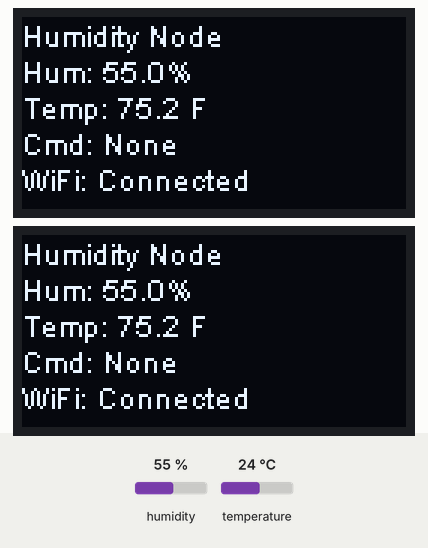
This sketch was run on a simulated ESP8266 (NodeMCU). Parts: 2 × 128×64 one-colour display. The test bench sets the inputs (shaded band); at power-on: humidity 55 %, temperature 24 °C. WiFi joins after 1.5 s; servers stay silent unless stated; uploads are accepted with an empty reply; what the sketch prints to the serial monitor is not drawn.

Above: at 3.9 s.
4.0 s: humidity set to 51 %
At 8.7 s:
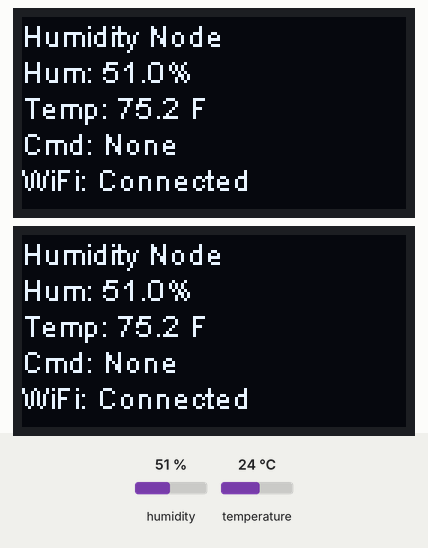
9.6 s: humidity set to 48 %
At 14.0 s:
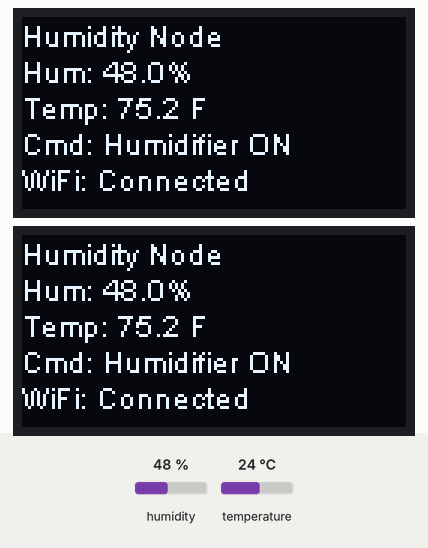
15.2 s: temperature set to 12 °C
At 19.2 s:
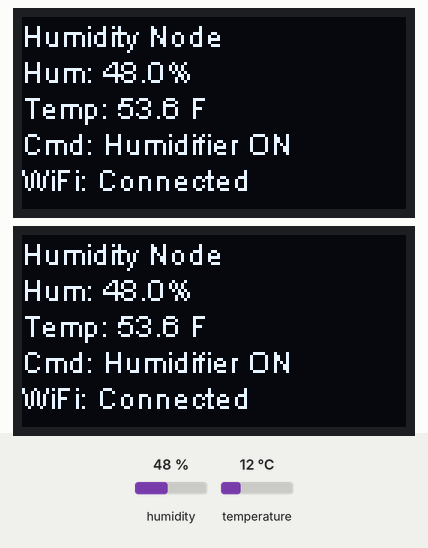
20.8 s: humidity set to 68 %
At 24.5 s:
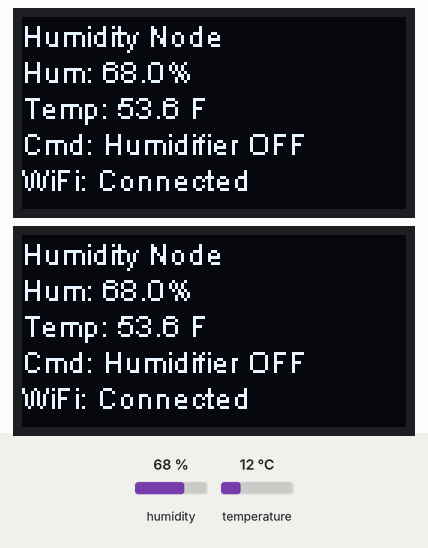
26.4 s: temperature set to 19 °C
At 29.8 s:
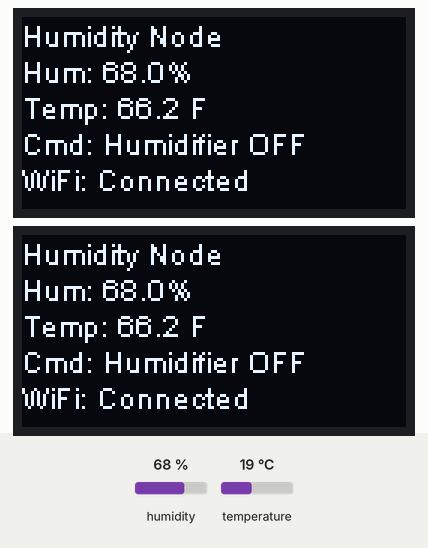
Timing chart, 0 to 31.3 s (numbered marks = the images above; inputs shaded):
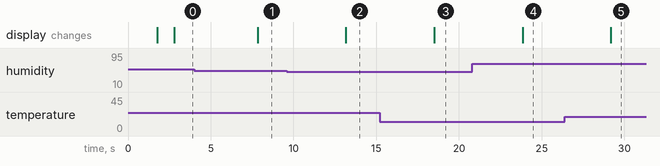

The sketch:

DHT2oleds.ino
```cpp
// ESP8266 Humidity Node — Dual OLED (SSD1306 @0x3C, SH1106 @0x3D)
// DHT22 on D1, OLED SDA=D6, SCL=D5
// Sends HTTP GET to ESP32: /relay?state=on  or /relay?state=off

#include <ESP8266WiFi.h>
#include <Wire.h>
#include <SSD1306Wire.h>
#include <SH1106Wire.h>
#include "DHT.h"

#define DHTPIN D1
#define DHTTYPE DHT22

// I2C pins for ESP8266
#define OLED_SDA D6
#define OLED_SCL D5

// Display objects (ThingPulse library)
SSD1306Wire displaySSD(0x3C, OLED_SDA, OLED_SCL); // 0.96" SSD1306
SH1106Wire  displaySH (0x3D, OLED_SDA, OLED_SCL); // 1.3" SH1106

// WiFi / Server config
const char* ssid = "Your_SSID";
const char* password = "Your_pw";
const char* ESP32_IP = "192.168.1.xxx"; // <-- set the ESP32 IP here
const uint16_t ESP32_PORT = 80;

DHT dht(DHTPIN, DHTTYPE);

String wifiStatus = "WiFi: ?";
String lastCommand = "None";

void drawBoth(String l1, String l2, String l3, String l4, String l5) {
  // SSD1306
  displaySSD.clear();
  displaySSD.setFont(ArialMT_Plain_10);
  displaySSD.drawString(0, 0, l1);
  displaySSD.drawString(0, 12, l2);
  displaySSD.drawString(0, 24, l3);
  displaySSD.drawString(0, 36, l4);
  displaySSD.drawString(0, 48, l5);
  displaySSD.display();

  // SH1106
  displaySH.clear();
  displaySH.setFont(ArialMT_Plain_10);
  displaySH.drawString(0, 0, l1);
  displaySH.drawString(0, 12, l2);
  displaySH.drawString(0, 24, l3);
  displaySH.drawString(0, 36, l4);
  displaySH.drawString(0, 48, l5);
  displaySH.display();
}

void ensureWiFi() {
  if (WiFi.status() == WL_CONNECTED) {
    wifiStatus = "WiFi: Connected";
    return;
  }
  wifiStatus = "WiFi: Reconnecting...";
  WiFi.disconnect();
  WiFi.begin(ssid, password);
  unsigned long start = millis();
  while (WiFi.status() != WL_CONNECTED && millis() - start < 10000) {
    delay(500);
  }
  wifiStatus = (WiFi.status() == WL_CONNECTED) ? "WiFi: Connected" : "WiFi: Failed";
}

void sendCommand(const char* endpoint) {
  WiFiClient client;
  if (!client.connect(ESP32_IP, ESP32_PORT)) {
    Serial.println("SendCommand: connection failed");
    return;
  }
  String req = String("GET ") + endpoint + " HTTP/1.1\r\n" +
               "Host: " + ESP32_IP + "\r\n" +
               "Connection: close\r\n\r\n";
  client.print(req);
  // drain any response (brief)
  unsigned long t = millis();
  while (client.connected() && millis() - t < 200) {
    while (client.available()) client.read();
  }
  client.stop();
  Serial.println("Sent: " + String(endpoint));
}

void setup() {
  Serial.begin(115200);
  dht.begin();

  // Init displays
  displaySSD.init();
  displaySH.init();
  displaySSD.flipScreenVertically();
  displaySH.flipScreenVertically();

  // Start WiFi
  WiFi.begin(ssid, password);
  wifiStatus = "WiFi: Connecting";
  while (WiFi.status() != WL_CONNECTED) {
    drawBoth("Humidity Node", "Connecting WiFi...", "", "", "");
    delay(400);
  }
  wifiStatus = "WiFi: Connected";
  drawBoth("Humidity Node", "WiFi Connected", "IP: " + WiFi.localIP().toString(), "", "");
  delay(1000);
}

void loop() {
  ensureWiFi();

  float hum = dht.readHumidity();
  float tempF = dht.readTemperature(true); // Fahrenheit

  if (isnan(hum) || isnan(tempF)) {
    Serial.println("DHT read failed");
    drawBoth("Humidity Node", "Sensor read failed", "", "", wifiStatus);
    delay(2000);
    return;
  }

  Serial.printf("Hum: %.1f%%  Temp: %.1fF\n", hum, tempF);

  // Hysteresis control using thresholds
  if (hum < 50.0) {
    // turn humidifier ON
    sendCommand("/relay?state=on");
    lastCommand = "Humidifier ON";
  } else if (hum > 59.0) {
    // turn humidifier OFF
    sendCommand("/relay?state=off");
    lastCommand = "Humidifier OFF";
  }

  // Update displays
  drawBoth("Humidity Node",
           "Hum: " + String(hum, 1) + "%",
           "Temp: " + String(tempF, 1) + " F",
           "Cmd: " + lastCommand,
           wifiStatus);

  delay(5000);
}
```

Measured:
- the behaviour switches between 50 and 49 % on humidity (found by bisection; images 1 and 2)
- after the input at 4.0 s, the display: changes after 3.8 s (image 1)
- after the input at 9.6 s, the display: changes after 3.6 s (image 2)
- after the input at 15.2 s, the display: changes after 3.3 s (image 3)
- after the input at 20.8 s, the display: changes after 3.0 s (image 4)
- after the input at 26.4 s, the display: changes after 2.8 s (image 5)
